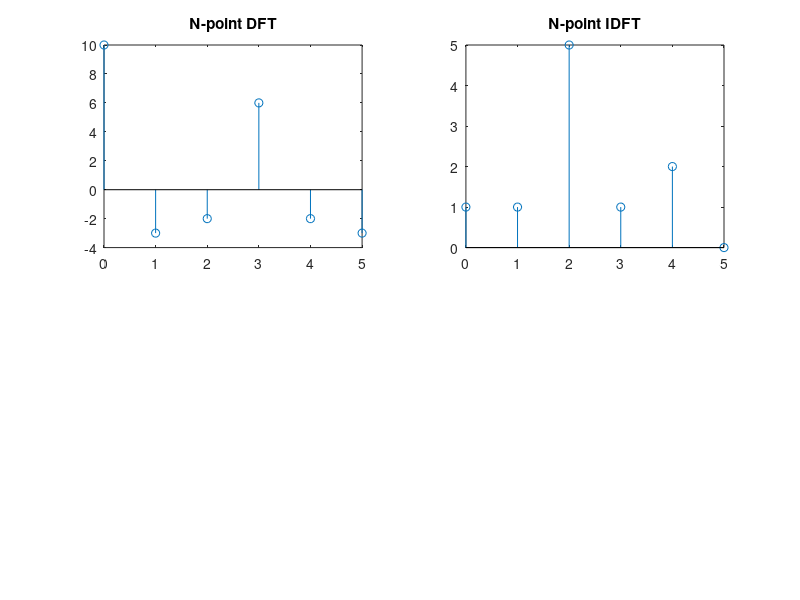

Here is the MATLAB script that generated this plot:
a=[1 1 5 1 2];
N=6;
c=fft(a,N);
d=length(c);
x=0:d-1;
subplot(2,2,1);
stem(x,c);
title('N-point DFT');
b=ifft(c,N);
y=0:length(b)-1;
subplot(2,2,2);
stem(y,b);
title('N-point IDFT');
